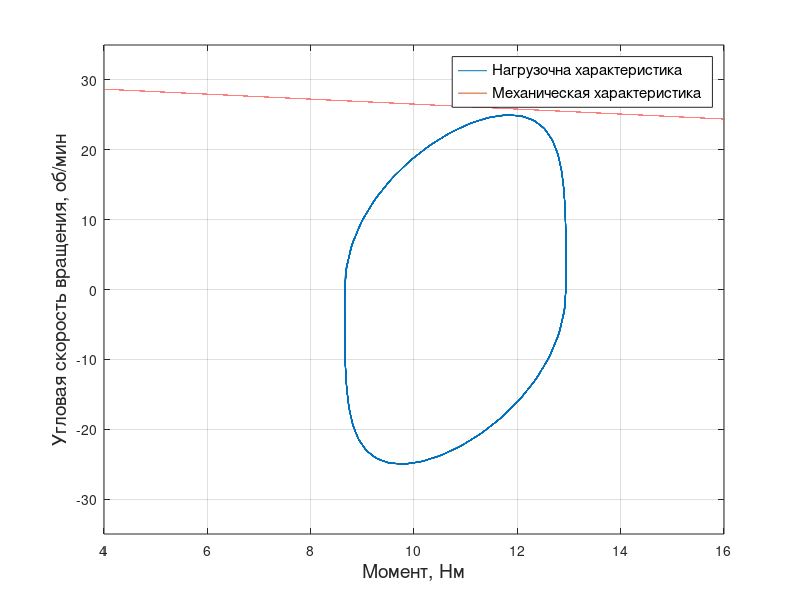

MATLAB code to generate this figure:
% % построение нагрузочной характеристики
t = 0:0.1:100;
w = 2.5;
a = 1.75;
w_ = w / a;
J = 0.5;
M = 9;% was 6
k = 0.14; % гидродинамический коэф
a_t = a*sin(w_*t);
w_t = a*w_*cos(w_*t);
q_t = a*w_*w_*sin(w_*t);
Mn = 1.2*(-J.*q_t + k.*abs(w_t).*w_t + M);
plot(Mn, 10*w_t)
xlim([4 16])
ylim([-35 35])
xlabel("Момент, Нм", "FontSize", 14)
ylabel("Угловая скорость вращения, об/мин", "FontSize", 14)
grid on
hold on
% построение механической характеристики двигателя
u = 0.8;
i = 196;
m_ = 539;
m = 0:0.1:m_* i * u * 0.25;
n0 = 5900/i;
N_M = n0*(1 - m/(m_ * i * u));
plot(m/1000, N_M)

legend("Нагрузочна характеристика", "Механическая характеристика", "FontSize", 11)
